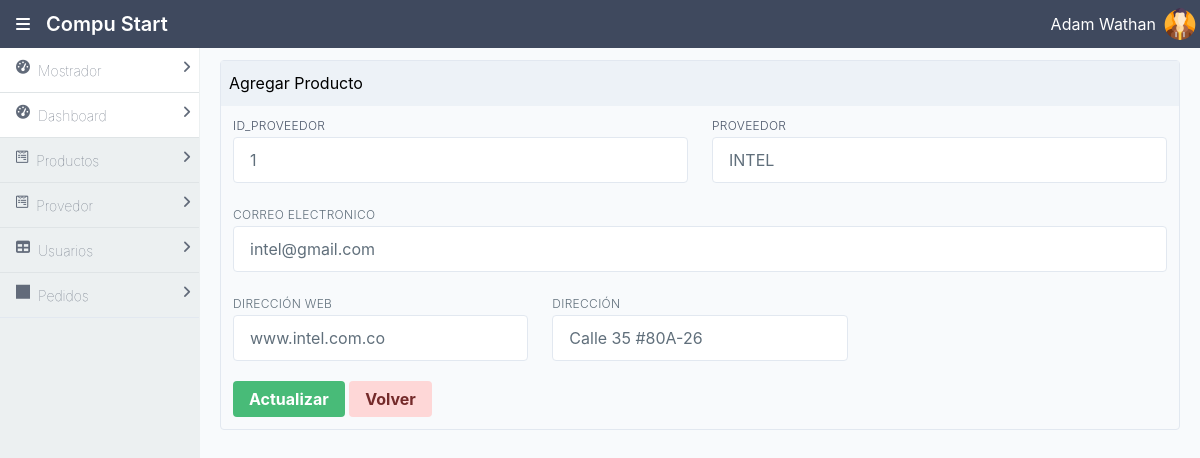
Page /admin/actualizarProveedor.php?id=1 on the committed database.
### tables this page shows
CREATE TABLE proveedor(
    id_proveedor INT(11) PRIMARY KEY AUTO_INCREMENT,
    proveedor VARCHAR(50) NOT NULL,
    correo VARCHAR(45) NOT NULL,
    direccion_web VARCHAR(60) NOT NULL,
    direccion VARCHAR(60) NOT NULL
);

### admin/actualizarProveedor.php (the view, shortened to what this page needs)
<?php
$db = new Database();
$connection = $db->connect();
 $id = $_GET["id"];
 $consulta = $connection->prepare("SELECT * FROM proveedor WHERE id_proveedor=:id");
 $consulta->execute(['id' => $id]);
 $prove = $consulta->fetch(PDO::FETCH_ASSOC);
?>
<!DOCTYPE html>
<html lang="en">
<head>
    <link rel="stylesheet" href="../css/styles.css">
    <link rel="stylesheet" href="../css/all.css">
</head>
<body>
<div class="mx-auto bg-grey-lightest">
    <div class="min-h-screen flex flex-col">
        <header class="bg-nav">
        <?php include("../componentes/headerAdmin.php") ?>
        </header>
        <div class="flex flex-1">
            <aside id="sidebar" class="bg-side-nav w-1/2 md:w-1/6 lg:w-1/6 border-r border-side-nav hidden md:block lg:block">
                <ul class="list-reset flex flex-col">
                    <?php include("../componentes/barralateralAdmin.php") ?>
                </ul>
            </aside>
            <main class="bg-white-500 flex-1 p-3 overflow-hidden">
                <div class="flex flex-col">
                    <div class="flex flex-1  flex-col md:flex-row lg:flex-row mx-2">
                        <div class="mb-2 border-solid border-gray-300 rounded border shadow-sm w-full">
                            <div class="bg-gray-200 px-2 py-3 border-solid border-gray-200 border-b">
                                Agregar Producto
                            </div>
                            <div class="p-3">
                    <form class="w-full" action="../proveedor/actualizarProveedor.php" method="post">
                <div class="flex flex-wrap -mx-3 mb-6">
                    <div class="w-full md:w-1/2 px-3 mb-6 md:mb-0">
                        <label class="block uppercase tracking-wide text-gray-700 text-xs font-light mb-1"
                            >
                            Id_Proveedor
                        </label>
                        <input class="appearance-none block w-full bg-grey-200 text-grey-darker border border-grey-200 rounded py-3 px-4 leading-tight focus:outline-none focus:bg-white-500 focus:border-gray-600"
                        type="text" name="id" id="id" value="<?php echo $prove['id_proveedor']; ?>" hidden>
                    </div>
                    <div class="w-full md:w-1/2 px-3">
                        <label class="block uppercase tracking-wide text-gray-700 text-xs font-light mb-1"
                               for="grid-last-name">
                            Proveedor
                        </label>
                        <input class="appearance-none block w-full bg-grey-200 text-grey-darker border border-grey-200 rounded py-3 px-4 leading-tight focus:outline-none focus:bg-white-500 focus:border-gray-600"
                        type="text" name="proveedor" id="proveedor" value="<?php echo $prove['proveedor']; ?>">
                    </div>
                </div>
                <div class="flex flex-wrap -mx-3 mb-6">
                    <div class="w-full px-3">
                        <label class="block uppercase tracking-wide text-grey-darker text-xs font-light mb-1"
                               for="grid-password">
                            Correo Electronico
                        </label>
                        <input class="appearance-none block w-full bg-grey-200 text-grey-darker border border-grey-200 rounded py-3 px-4 leading-tight focus:outline-none focus:bg-white-500 focus:border-gray-600" type="email"
                        name="correo" id="correo" value="<?php echo $prove['correo']; ?>">
                    </div>
                </div>
                <div class="flex flex-wrap -mx-3 mb-2">
                    <div class="w-full md:w-1/3 px-3 mb-6 md:mb-0">
                        <label class="block uppercase tracking-wide text-grey-darker text-xs font-light mb-1"
                               for="grid-city">
                           Dirección Web
                        </label>
                        <input class="appearance-none block w-full bg-grey-200 text-grey-darker border border-grey-200 rounded py-3 px-4 leading-tight focus:outline-none focus:bg-white focus:border-grey"
                        type="text" name="direccion_web" id="direccion_web" value="<?php echo $prove['direccion_web']; ?>">
                    </div>
                    <div class="w-full md:w-1/3 px-3 mb-6 md:mb-0">
                        <label class="block uppercase tracking-wide text-grey-darker text-xs font-light mb-1"
                               for="grid-city">
                           Dirección
                        </label>
                        <input class="appearance-none block w-full bg-grey-200 text-grey-darker border border-grey-200 rounded py-3 px-4 leading-tight focus:outline-none focus:bg-white focus:border-grey"
                        type="text" name="direccion" id="direccion" value="<?php echo $prove['direccion']; ?>">
                    </div>
                </div>
                <div class="mt-5">
                    <button class='bg-green-500 hover:bg-green-800 text-white font-bold py-2 px-4 rounded'> Actualizar</button>
                    <button class='close-modal cursor-pointer bg-red-200 hover:bg-red-500 text-red-900 font-bold py-2 px-4 rounded'> <a href="./provedor.php">Volver</a>
                    </button>
                </div>
            </form>
                            </div>
                        </div>
                    </div>
                </div>
            </main>
        </div>
    </div>
</div>
</body>
</html>

### rows in the picture
proveedor: id "1", proveedor "INTEL", correo "intel@gmail.com", direccion_web "www.intel.com.co", direccion "Calle 35 #80A-26"
